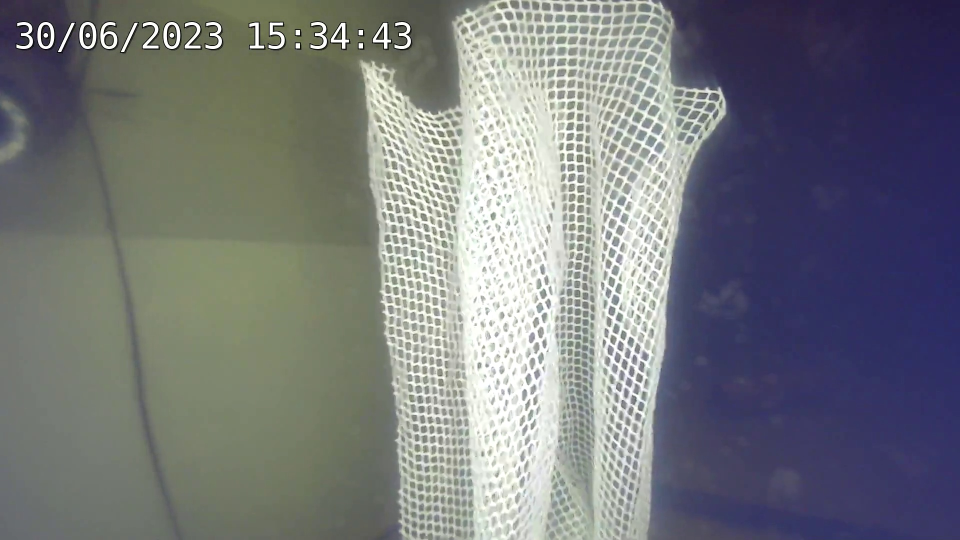
#> input picture assets/examples/frame_1431_44s_797ms_original.jpg, 1920 x 1080 px (shown at 1/2 size); its folder holds only this picture in this run
$ python -i vision_data.py   (imports and definitions only)
#> lines starting #> are read from the running program, lines starting #| are printed output that depends on the picture
"""Validated, globally grouped experimental data. No model output supplies labels."""
from collections import Counter, defaultdict
from concurrent.futures import ThreadPoolExecutor
import hashlib
import json
from pathlib import Path
import random

import cv2
import numpy as np

SEED = 20261001
ROOT = Path(r'D:\CodexData\optical_agent')
SODD_CLASSES = ['background', 'propeller', 'pipe_type2', 'red_fin', 'net', 'qr_codes', 'pipe']
ROBOT_CLASSES = ['background', 'underwater_robot']


def digest(path):
    h = hashlib.sha256()
    with Path(path).open('rb') as f:
        for b in iter(lambda: f.read(4*1024*1024), b''):
            h.update(b)
    return h.hexdigest()


# [13 lines left out: functions save_json, d_path, not called in this run]


def read_rgb(path):
    image = cv2.imread(str(path), cv2.IMREAD_COLOR)
#> image is the input picture: shape (1080, 1920, 3); mean B, G, R 124.3, 121.1, 118.6
    if image is None or min(image.shape[:2]) < 8:
        raise ValueError('Image cannot be decoded or is smaller than 8 pixels: ' + str(path))
    return cv2.cvtColor(image, cv2.COLOR_BGR2RGB)


def fingerprints(path):
    rgb = read_rgb(path)
    gray = cv2.cvtColor(rgb, cv2.COLOR_RGB2GRAY)
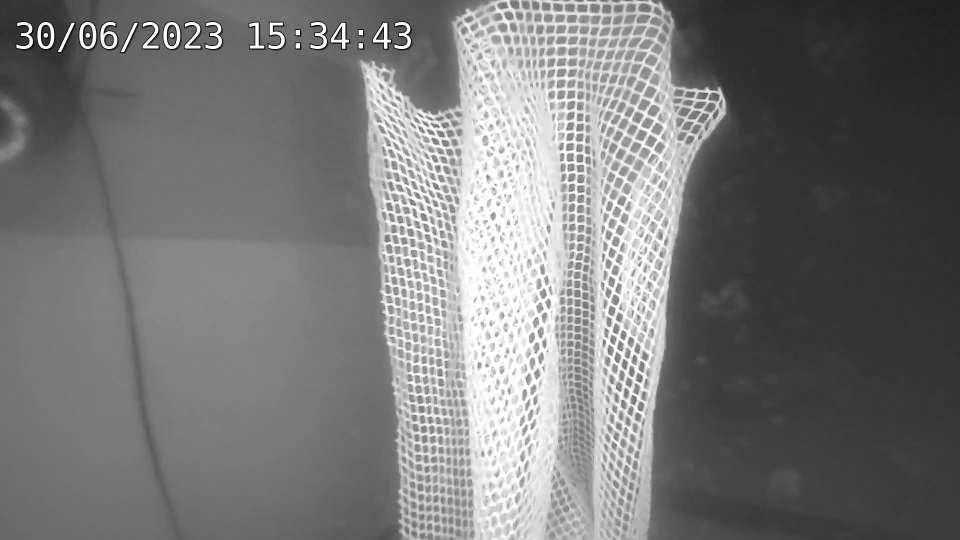
#> gray: shape (1080, 1920) (shown at 1/2 size); min 0, max 255, mean 120.7
    small = cv2.resize(gray, (32, 32), interpolation=cv2.INTER_AREA).astype(np.float32)
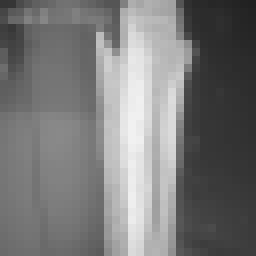
#> small: shape (32, 32) float32 (shown 8 times larger); min 33, max 241, mean 120.7
    dct = cv2.dct(small)[:8, :8].flatten()
#> dct = 64 values, max 3863.8 at index 0, min -1369.2 at index 2, mean 45
    bits = dct > np.median(dct[1:])
    phash = sum(int(x) << i for i, x in enumerate(bits))
#> phash = 4023569097584560283
    return {'width': rgb.shape[1], 'height': rgb.shape[0], 'file_sha256': digest(path),
            'pixel_sha256': hashlib.sha256(str(rgb.shape).encode()+rgb.tobytes()).hexdigest(),
            'phash': phash}


# [10 lines left out: function validate_boxes, not called in this run]


class Groups:
    def __init__(self, n):
        self.parent = list(range(n))

    # [5 lines left out: function find, not called in this run]

    def union(self, i, j):
        a, b = self.find(i), self.find(j)
        self.parent[max(a, b)] = min(a, b)


class HashTree:
    """BK tree for Hamming near duplicates, avoiding a quadratic all-pairs scan."""
    def __init__(self):
        self.root = None

    # [259 lines left out: functions query_add, assign_groups, audit_manifest, prepare, audit_source_annotations, quarantine_invalid_annotations and 2 more, not called in this run]

>>> result = fingerprints('../assets/examples/frame_1431_44s_797ms_original.jpg')
#> result = 5 items
